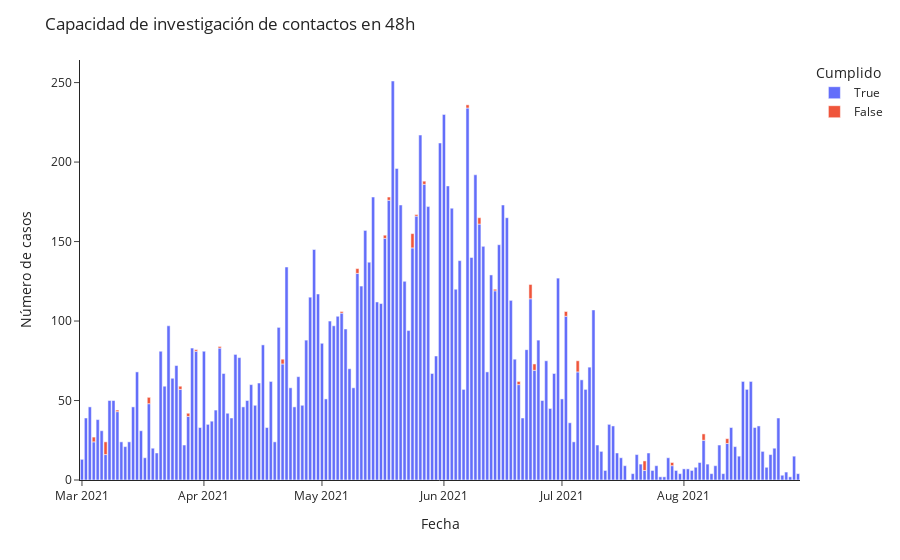

This figure's notebook cell:
### Code cell
# Crea gráfico de etapa_clinica regional por semana epidemiologica

px.bar(df_seguimiento_ind7_clean.groupby(['fecha_cumple_requisitos','dif_ind7']).count()[['n_folio']].reset_index(),
        x= 'fecha_cumple_requisitos',
        y= 'n_folio',
        color= 'dif_ind7',
        labels={'dif_ind7':'Cumplido'}, 
       ).update_layout(title= 'Capacidad de investigación de contactos en 48h',
                    yaxis_title='Número de casos',
                    xaxis_title='Fecha',
                    template='simple_white',
                      )                 
                    #xaxis=dict(tickmode = 'array',
                     #             tickvals = list(range(12,88,3)),
                      #            ticktext = list(list(range(12,54,3))+list(range(1,88,3))),
                      #           ),
               #     ).add_vline(x=53.5, line_width=3, line_dash='dash', line_color='gray'
                #               ).add_vrect(x0='50', x1='50', 
                 #                          annotation_text='2020', 
                  #                         annotation_position='top right',
                   #                        annotation=dict(font_size=18, 
                    #                                       font_family="'Open Sans', verdana, arial, sans-serif"),
                     #                                      opacity=0, 
                      #                                     line_width=0
                       #                   ).add_vrect(x0='84', x1='86', 
                        #                   annotation_text='2021', 
                         #                  annotation_position='top right',
                          #                 annotation=dict(font_size=18, 
                           #                                font_family="'Open Sans', verdana, arial, sans-serif"),
                            #                               opacity=0, 
                             #                              line_width=0)

### Figure 1 — Plotly figure (JSON) as saved in the notebook; plotly's stock layout.template omitted (floating-point values rounded to 4 significant figures; data arrays with more than 128 entries replaced by an {"elided": "..."} marker saying what was removed)
{"data": [{"alignmentgroup": "True", "hovertemplate": "Cumplido=True<br>fecha_cumple_requisitos=%{x}<br>n_folio=%{y}<extra></extra>", "legendgroup": "True", "marker": {"color": "#636efa"}, "name": "True", "offsetgroup": "True", "orientation": "v", "showlegend": true, "textposition": "auto", "type": "bar", "x": {"elided": "182 str values"}, "xaxis": "x", "y": {"elided": "182 int values"}, "yaxis": "y"}, {"alignmentgroup": "True", "hovertemplate": "Cumplido=False<br>fecha_cumple_requisitos=%{x}<br>n_folio=%{y}<extra></extra>", "legendgroup": "False", "marker": {"color": "#EF553B"}, "name": "False", "offsetgroup": "False", "orientation": "v", "showlegend": true, "textposition": "auto", "type": "bar", "x": ["2021-03-04T00:00:00", "2021-03-07T00:00:00", "2021-03-10T00:00:00", "2021-03-18T00:00:00", "2021-03-26T00:00:00", "2021-03-28T00:00:00", "2021-03-30T00:00:00", "2021-04-05T00:00:00", "2021-04-21T00:00:00", "2021-05-06T00:00:00", "2021-05-10T00:00:00", "2021-05-17T00:00:00", "2021-05-18T00:00:00", "2021-05-24T00:00:00", "2021-05-25T00:00:00", "2021-05-27T00:00:00", "2021-06-07T00:00:00", "2021-06-10T00:00:00", "2021-06-14T00:00:00", "2021-06-20T00:00:00", "2021-06-23T00:00:00", "2021-06-24T00:00:00", "2021-07-02T00:00:00", "2021-07-05T00:00:00", "2021-07-22T00:00:00", "2021-07-29T00:00:00", "2021-08-06T00:00:00", "2021-08-12T00:00:00"], "xaxis": "x", "y": [3, 8, 1, 4, 2, 2, 1, 1, 3, 1, 3, 2, 2, 9, 1, 2, 2, 4, 1, 2, 9, 4, 3, 7, 6, 2, 4, 3], "yaxis": "y"}], "layout": {"barmode": "relative", "legend": {"title": {"text": "Cumplido"}, "tracegroupgap": 0}, "margin": {"t": 60}, "title": {"text": "Capacidad de investigación de contactos en 48h"}, "xaxis": {"anchor": "y", "domain": [0, 1], "title": {"text": "Fecha"}}, "yaxis": {"anchor": "x", "domain": [0, 1], "title": {"text": "Número de casos"}}}}
